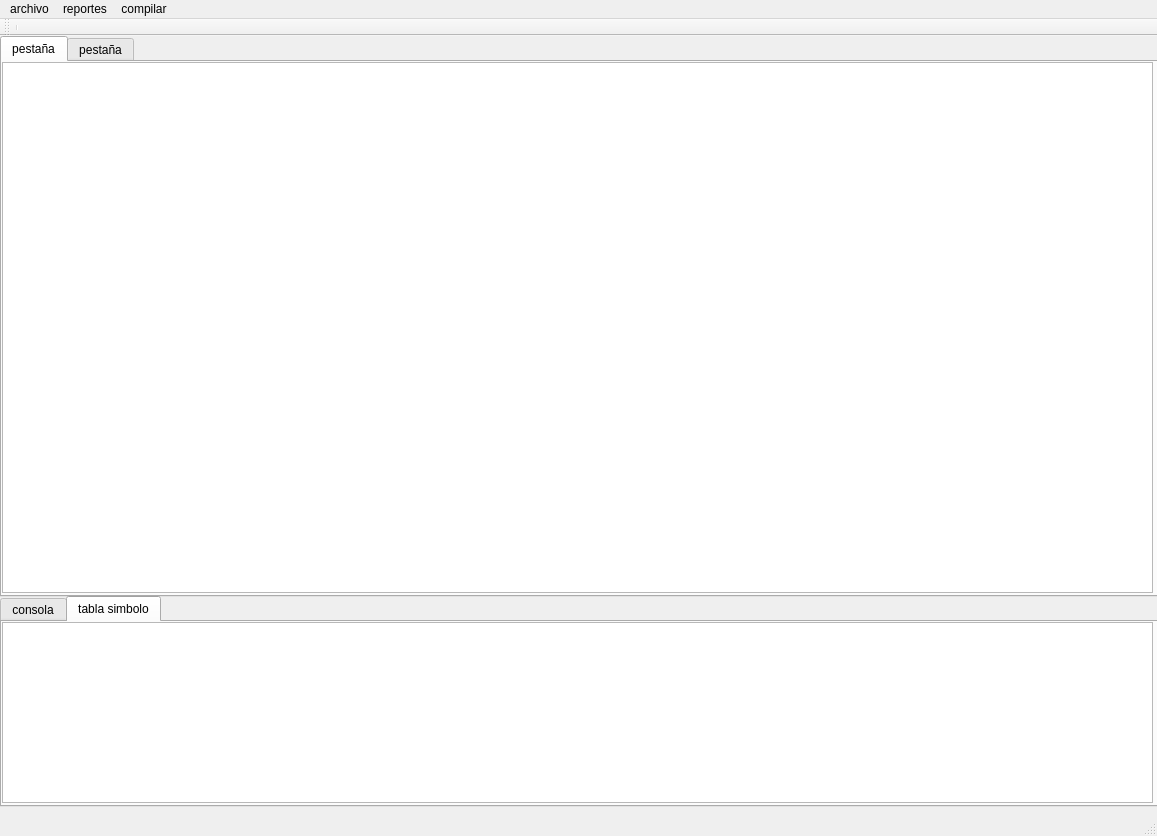
<?xml version="1.0" encoding="UTF-8"?>
<ui version="4.0">
 <class>MainWindow</class>
 <widget class="QMainWindow" name="MainWindow">
  <property name="geometry">
   <rect>
    <x>0</x>
    <y>0</y>
    <width>1157</width>
    <height>836</height>
   </rect>
  </property>
  <property name="windowTitle">
   <string>Organizacion de Lenguajes y compiladores 1</string>
  </property>
  <widget class="QWidget" name="centralWidget">
   <widget class="QTabWidget" name="tabla_simbolo">
    <property name="geometry">
     <rect>
      <x>0</x>
      <y>560</y>
      <width>1161</width>
      <height>211</height>
     </rect>
    </property>
    <property name="currentIndex">
     <number>1</number>
    </property>
    <widget class="QWidget" name="tab">
     <attribute name="title">
      <string>consola</string>
     </attribute>
     <widget class="QPlainTextEdit" name="txtConsola">
      <property name="geometry">
       <rect>
        <x>0</x>
        <y>0</y>
        <width>1151</width>
        <height>181</height>
       </rect>
      </property>
      <property name="font">
       <font>
        <family>aakar</family>
        <pointsize>11</pointsize>
        <weight>75</weight>
        <italic>false</italic>
        <bold>true</bold>
       </font>
      </property>
     </widget>
    </widget>
    <widget class="QWidget" name="tab_2">
     <attribute name="title">
      <string>tabla simbolo</string>
     </attribute>
     <widget class="QTableWidget" name="tblVariables">
      <property name="geometry">
       <rect>
        <x>0</x>
        <y>0</y>
        <width>1151</width>
        <height>181</height>
       </rect>
      </property>
     </widget>
    </widget>
   </widget>
   <widget class="QTabWidget" name="tabWidget_2">
    <property name="geometry">
     <rect>
      <x>0</x>
      <y>0</y>
      <width>1161</width>
      <height>561</height>
     </rect>
    </property>
    <property name="currentIndex">
     <number>0</number>
    </property>
    <widget class="QWidget" name="tab_3">
     <attribute name="title">
      <string>pestaña</string>
     </attribute>
     <widget class="QPlainTextEdit" name="txtEditor">
      <property name="geometry">
       <rect>
        <x>0</x>
        <y>0</y>
        <width>1151</width>
        <height>531</height>
       </rect>
      </property>
      <property name="font">
       <font>
        <family>aakar</family>
        <pointsize>13</pointsize>
        <weight>75</weight>
        <italic>false</italic>
        <bold>true</bold>
       </font>
      </property>
     </widget>
    </widget>
    <widget class="QWidget" name="tab_4">
     <attribute name="title">
      <string>pestaña</string>
     </attribute>
    </widget>
   </widget>
  </widget>
  <widget class="QToolBar" name="mainToolBar">
   <attribute name="toolBarArea">
    <enum>TopToolBarArea</enum>
   </attribute>
   <attribute name="toolBarBreak">
    <bool>false</bool>
   </attribute>
   <addaction name="separator"/>
  </widget>
  <widget class="QStatusBar" name="statusBar"/>
  <widget class="QMenuBar" name="menuBar">
   <property name="geometry">
    <rect>
     <x>0</x>
     <y>0</y>
     <width>1157</width>
     <height>22</height>
    </rect>
   </property>
   <widget class="QMenu" name="menuarchivo">
    <property name="title">
     <string>archivo</string>
    </property>
    <addaction name="actioncrear"/>
    <addaction name="actionabrir"/>
    <addaction name="actionguardar"/>
    <addaction name="actionguardar_como"/>
    <addaction name="actioncrear_pesta_a"/>
    <addaction name="actioneliminar_pesta_a"/>
   </widget>
   <widget class="QMenu" name="menureportes">
    <property name="title">
     <string>reportes</string>
    </property>
    <addaction name="actionerror_lexico"/>
    <addaction name="actionerror_sintactico"/>
    <addaction name="actionerror_semantico"/>
    <addaction name="actionAST"/>
   </widget>
   <widget class="QMenu" name="menucompilar">
    <property name="title">
     <string>compilar</string>
    </property>
    <addaction name="actionejecutar"/>
   </widget>
   <addaction name="menuarchivo"/>
   <addaction name="menureportes"/>
   <addaction name="menucompilar"/>
  </widget>
  <action name="actioncrear">
   <property name="text">
    <string>crear</string>
   </property>
  </action>
  <action name="actionabrir">
   <property name="text">
    <string>abrir</string>
   </property>
  </action>
  <action name="actionguardar">
   <property name="text">
    <string>guardar</string>
   </property>
  </action>
  <action name="actionguardar_como">
   <property name="text">
    <string>guardar como</string>
   </property>
  </action>
  <action name="actioncrear_pesta_a">
   <property name="text">
    <string>crear pestaña</string>
   </property>
  </action>
  <action name="actioneliminar_pesta_a">
   <property name="text">
    <string>eliminar pestaña</string>
   </property>
  </action>
  <action name="actionerror_lexico">
   <property name="text">
    <string>error lexico</string>
   </property>
  </action>
  <action name="actionerror_sintactico">
   <property name="text">
    <string>error sintactico</string>
   </property>
  </action>
  <action name="actionerror_semantico">
   <property name="text">
    <string>error semantico</string>
   </property>
  </action>
  <action name="actionAST">
   <property name="text">
    <string>AST</string>
   </property>
  </action>
  <action name="actionejecutar">
   <property name="text">
    <string>ejecutar</string>
   </property>
  </action>
 </widget>
 <layoutdefault spacing="6" margin="11"/>
 <resources/>
 <connections/>
</ui>
